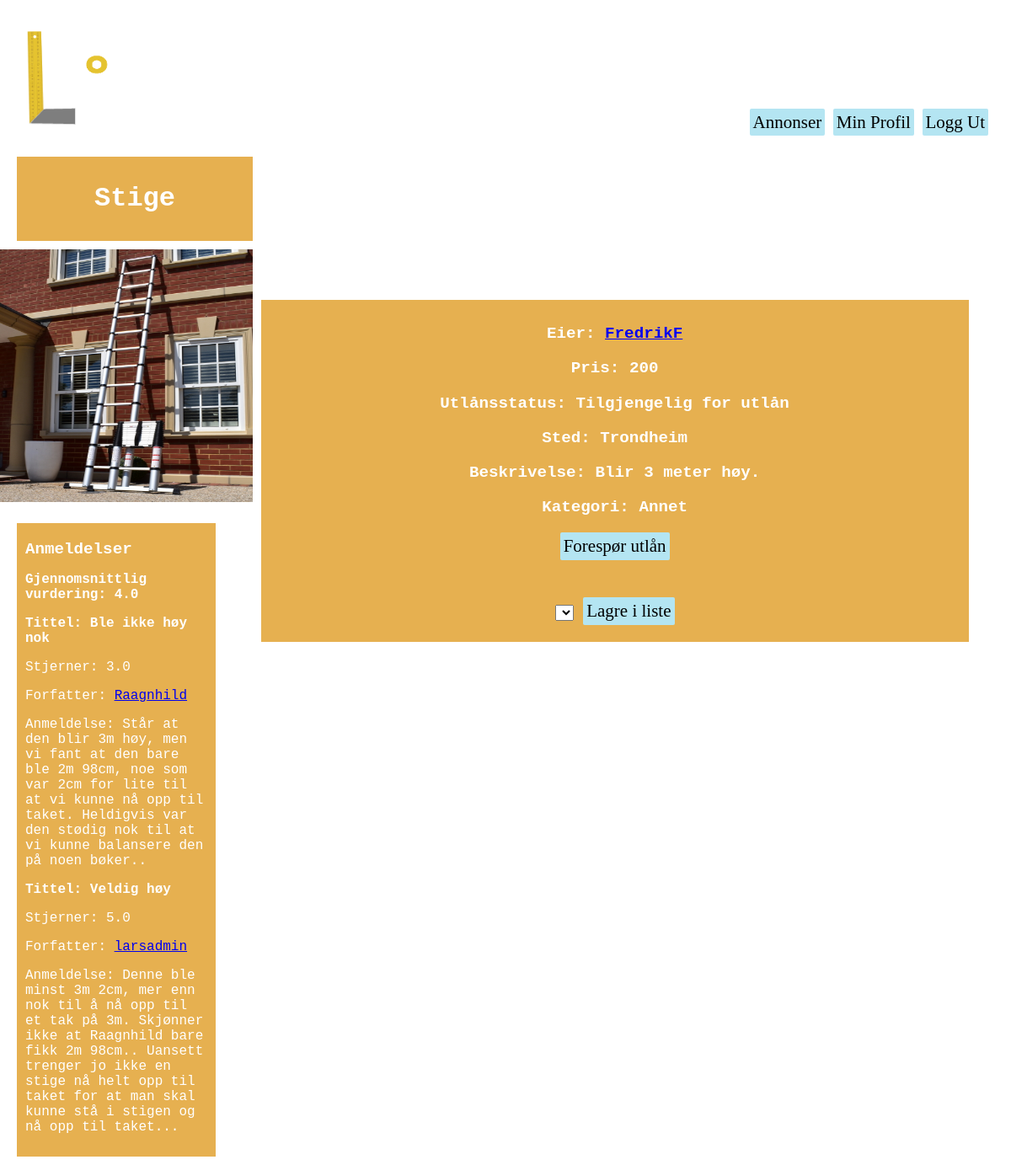
The page /homepage/listing/44 (signed in) on the database its author committed.
### homepage/models.py (models this page shows, shortened)
class Listing(models.Model):
    owner = models.ForeignKey(User, verbose_name = 'User', on_delete=models.CASCADE, null=True) #user burde kanskje endres til settings.AUTH_USER_MODEL. må i så fall django.conf import settings
    title = models.CharField(max_length=50, verbose_name="Tittel")
    image = models.ImageField(upload_to='images/', null=True)
    loaned = models.BooleanField(default=False, verbose_name="Utlånt?")
    price = models.PositiveSmallIntegerField(verbose_name='Pris', default=0)
    location = models.CharField(max_length=100, verbose_name="Sted") #burde kanskje være annet enn CharField. Gjør det vanskelig å sortere etter denne attributten
    description = models.TextField(verbose_name="Beskrivelse")
    wantToLoan = models.BooleanField(default=False, verbose_name="Ønskes lånt?")
    SW = 1
    PT = 2
    WD = 3
    CT = 4
    SV = 5
    BO = 6
    OT = 7
    CATEGORY_CHOICES = (
        (SW, 'Saging'),
        (PT, 'Maling'),
        (WD, 'Sveising'),
        (CT, 'Kutt/Kapping'),
        (SV, 'Skruverktøy'),
        (BO, 'Slagverktøy'),
        (OT, 'Annet'),
    )
    category = models.PositiveSmallIntegerField(
        choices = CATEGORY_CHOICES,
        default = OT,
        verbose_name="Kategori",
    )

class Review(models.Model):
    listing = models.ForeignKey(Listing, on_delete=models.CASCADE)
    user = models.ForeignKey(User, on_delete=models.CASCADE)
    title = models.CharField(max_length=50, blank = True)
    review = models.TextField(max_length = 1000, blank = True)
    rating = models.FloatField()

### homepage/views.py (the view, shortened to what this page needs)
# urls.py: path('listing/<int:listing_id>', views.listing, name='listing'),
@login_required
def listing(request, listing_id):
    listing = get_object_or_404(Listing, pk = listing_id)
    agreementRequests = listing.agreement_req_listing.all() #forespørsler om å låne annonsen
    notRequested = True #hvorvidt annonsen ikke er forespurt
    loanedBy = None #blir satt til brukeren som evt har lånt objektet
    reviews = listing.review_set.all()
    alreadyReviewed = False
    totalReviewScore = 0
    averageReviewScore = 0
    for review in reviews:
        totalReviewScore += review.rating
        if review.user == request.user:
            alreadyReviewed = True
    if (reviews.count() != 0):
        averageReviewScore = totalReviewScore / reviews.count()
    if request.POST.get('accept_btn'):
        ag_req_pk = request.POST.get('ag_req_pk_field')
        agreement_request = AgreementRequest.objects.get(pk=ag_req_pk)
        createAgreement(listing, agreement_request)
        for request in agreementRequests:
            declineAgreement(agreement_request)
    elif request.POST.get('decline_btn'):
        ag_req_pk = request.POST.get('ag_req_pk_field')
        agreement_request = AgreementRequest.objects.get(pk=ag_req_pk)
        declineAgreement(agreement_request)
    myListing = False
    if request.POST.get('request_btn'):
        agreementRequest = AgreementRequest.objects.create_agreement_request(listing.owner, request.user, listing)
        agreementRequest.save()
    dropdownList = request.user.list_owner.all()
    if request.POST.get('add_to_fav_btn'):
        active_user = request.user
        chosenUserListName = request.POST.get('userListDD')
        chosenUserList = active_user.list_owner.all().filter(listName=chosenUserListName).first()
        chosenUserList.annonser.add(listing)
    dropdownList = request.user.list_owner.all()
    if request.POST.get('add_to_fav_btn'):
        active_user = request.user
        chosenUserListName = request.POST.get('userListDD')
        chosenUserList = active_user.list_owner.all().filter(listName=chosenUserListName).first()
        chosenUserList.annonser.add(listing)
    for requests in agreementRequests:
        if requests.loaner == request.user:
            notRequested= False
    context = {'listing': listing, 'notRequested': notRequested, 'loanedBy': loanedBy, 'agreement_requests':agreementRequests, 'myListing':myListing, 'dropdownList':dropdownList, 'reviews':reviews, 'alreadyReviewed':alreadyReviewed, 'averageReviewScore':averageReviewScore}
    return render(request, 'homepage/listing.html', context)

### homepage/templates/homepage/listing.html (shortened to what this page needs)
{% extends "users/profileBase.html" %}
  {% block contentL %}
    <div class="yellowHeadingBox">
      <h1>{{listing.title}}</h1>
    </div>
    <div >
      <img src="{{listing.image.url}} " width="300px" height="300px" />
    </div>
    <div class="yellowNavBox">
    <div>
      <h5 style="color: white;">Anmeldelser</h5>
      {% if averageReviewScore != 0 %}
        <p style="font-weight: bold;">Gjennomsnittlig vurdering: {{averageReviewScore}}</p>
      {% endif %}
      {% for r in reviews %}
      <p style="font-weight: bold;">Tittel: {{r.title}}</p>
      <p>Stjerner: {{r.rating}}</p>
      <p>Forfatter: <a href="{% url 'users:profile' r.user %}">{{r.user}}</a></p>
      <p>Anmeldelse: {{r.review}}</p>
      {% endfor %}
    </div>
    </div>
  {% endblock %}
{% block contentboxMid %}
      <p>Eier: <a href="{% url 'users:profile' listing.owner %}">{{listing.owner}}</a></p>
      <p>Pris: {{listing.price}}</p>
      <p>Utlånsstatus:
        {% if listing.loaned %}
          Utlånt
        {% else %}
          Tilgjengelig for utlån
        {% endif %}
      </p>
      <p>Sted: {{listing.location}}</p>
      <p>Beskrivelse: {{listing.description}}</p>
      <p>Kategori: {{listing.get_category_display}}</p>
    {% if listing.loaned %}
      <div>
        <p style="font-weight: bold;">Objektet er allerede utlånt</p>
      </div>
    {% elif notRequested %}
      <div>
        <form action="{% url 'homepage:listing' listing.id %}" method="POST">
          <button type="submit" value = "Click" name="request_btn">Forespør utlån</button>
        </form>
      </div>
      <br>
      <br>
    {% else %}
    <div>
      <p style="font-weight: bold;">
        Lån er allerede forespurt
      </p>
    </div>
    {% endif %}
    <div>
      <form action="{% url 'homepage:listing' listing.id %}" method="POST">
        <select id='userListDD' name='userListDD'>
        </select>
        <button type="submit" value = "Click" name="add_to_fav_btn">Lagre i liste</button>
      </form>
      </div>
{% endblock %}

### users/static/stylish.css (style rules this page uses)
.bg { margin: 0px; background-image: url("../static/img/standinBG2_r.jpg"); background-size: cover; height: 100%; min-height: 100vh; font-family: 'Courier New', Courier, monospace; }
h5 { color: rgb(0, 0, 0); font-size: larger; margin: 10px; margin-left: 0px; }
button, .knapp, .knappStor { background-color: rgb(180, 229, 242); padding: 4px; text-decoration: none; box-shadow: 2px; font-family: "Times New Roman", Times, serif; color: black; border: none; border-radius: 2px; font-size: 21px; }
.yellowHeadingBox { background-color: rgb(230,176,80); color: white; padding: 10px; margin-left: 20px; margin-bottom: 10px; }
.yellowNavBox { background-color: rgb(230,176,80); color: white; padding: 10px; margin-left: 20px; margin-top: 20px; margin-bottom: 10px; width: 18vw; text-align: left; }

### rows shown on the page
Listing: title "Stige", image (picture), owner "FredrikF", price "200", location "Trondheim", description "Blir 3 meter høy.", category "Annet"
Review: title "Ble ikke høy nok", rating "3.0", user "Raagnhild", review "Står at den blir 3m høy, men vi fant at den bare ble 2m 98cm, noe som var 2cm for lite til at vi kunne nå opp til taket. Heldigvis var den stødig nok til at vi kunne balansere den på noen bøker.."
Review: title "Veldig høy", rating "5.0", user "larsadmin", review "Denne ble minst 3m 2cm, mer enn nok til å nå opp til et tak på 3m. Skjønner ikke at Raagnhild bare fikk 2m 98cm.. Uansett trenger jo ikke en stige nå helt opp til taket for at man skal kunne stå i stigen og nå opp til taket..."

### other values the page prints
{{ averageReviewScore }} "4.0"
